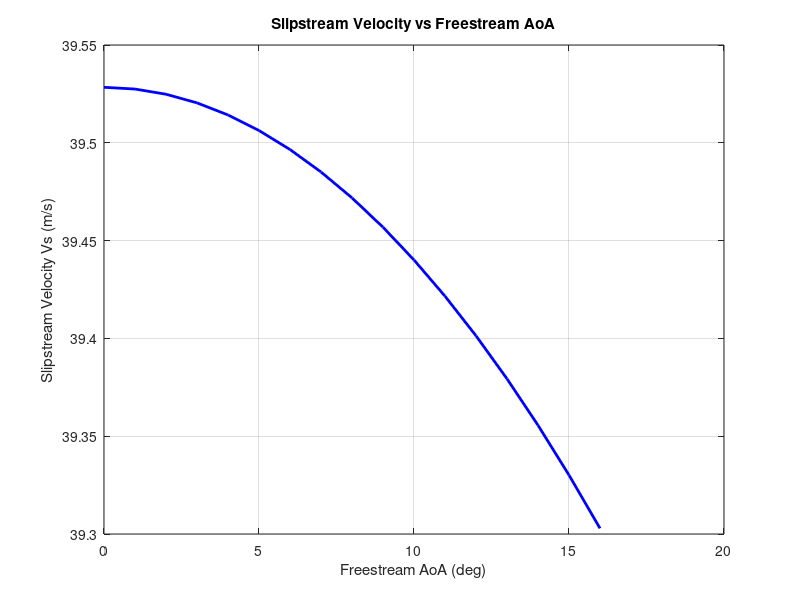

This figure's MATLAB source: (Note: this script raises an error after producing the figure.)
clc; clear;

% --- Inputs -----------------------------------------
Re_No = 500000;
rho = 1.225;         % Atomsphere Density (in kg/m^3)
nu = 1.7894e-05;     % Dynamic Viscosity (in N-s/m^2)
C = 0.225;             % Chord length (in  m)
B = 1.000;            % Span Length (in  m)
AR = B*B/ (B*C);     % Aspect Ratio
V_inf = (Re_No * nu)/(rho*C);   % Freestream velocity (m/s)
%%

%------- Propeller Details ----------------------------
RPM = 1000;
n = RPM / 60;             % Rev/s
prop_Dia= 0.510;         % in m
prop_Area = pi * (prop_Dia/2)^2;  % Propeller disk area (m^2)

% --- CT-J relation (Example, empirical or assumed) ---
CT0 = 0.1;                % Max thrust coefficient
k = 0.6;                  % Decay with advance ratio
J = V_inf / (n *prop_Dia);      % Advance ratio
CT = CT0 * (1 - k * J);   % Thrust coefficient (empirical)

% --- Calculate thrust from CT ---
%prop_thrust = -CT * rho * n^2 * prop_Dia^4;
prop_thrust = 25; % in N
Vi = sqrt(prop_thrust/(2*prop_Area*rho));  % Induced velocity by propeller (m/s)
phi = deg2rad(0);        % Propeller installation angle (rad)
%%

% Varying freestream angle of attack (in degrees)
alpha_inf_deg = 0:1:16;   % 0 to 16 degrees
alpha_inf = deg2rad(alpha_inf_deg);   % convert to radians

% --- Compute freestream components ---
u = V_inf * cos(alpha_inf);  % x-component
v = V_inf * sin(alpha_inf);  % y-component
w = zeros(size(alpha_inf));  % z-component (freestream)

% --- Slipstream properties ---
u_slip = u + Vi * cos(phi);
v_slip = v;
w_slip = w - Vi * sin(phi);

Vs = sqrt(u_slip.^2 + v.^2 + w_slip.^2);        % Slipstream velocity magnitude

alpha_s = atan2(w_slip, u_slip);                % Slipstream angle of attack (rad)
alpha_s_deg = rad2deg(alpha_s);                 % in degrees

beta_s = atan2(v_slip, sqrt(u_slip.^2 + w_slip.^2));
beta_s_deg = rad2deg(beta_s);
%%

% --- Plotting ---
figure;

%subplot(3,1,1);
plot(alpha_inf_deg, Vs, 'b', 'LineWidth', 2);
xlabel('Freestream AoA (deg)');
ylabel('Slipstream Velocity Vs (m/s)');
title('Slipstream Velocity vs Freestream AoA');
grid on;

% subplot(3,1,2);
% plot(alpha_inf_deg, alpha_s_deg, 'r', 'LineWidth', 2);
% xlabel('Freestream AoA (deg)');
% ylabel('Slipstream AoA α_s (deg)');
% title('Slipstream AoA vs Freestream AoA');
% grid on;
% 
% subplot(3,1,3);
% plot(alpha_inf_deg, u_slip, 'g', 'LineWidth', 2); hold on;
% plot(alpha_inf_deg, v_slip, 'm', 'LineWidth', 2);
% xlabel('Freestream AoA (deg)');
% ylabel('Velocity Components (m/s)');
% legend('u_{slip}', 'v_{slip}');
% title('Slipstream Velocity Components');
% grid on;
%%

% --- Tabulate sampled values ---
sample_idx = round(linspace(1, length(alpha_inf_deg), 10));  % 10 samples

% Freestream table
u_sample = u(sample_idx);
v_sample = v(sample_idx);
w_sample = w(sample_idx);

T_fs = table(alpha_inf_deg(sample_idx)', ...
             u_sample', v_sample', w_sample', ...
             'VariableNames', {'AoA_deg', 'u_fs', 'v_fs', 'w_fs'});

% Slipstream table
u_slip_sample = u_slip(sample_idx);
v_slip_sample = v_slip(sample_idx);
w_slip_sample = w_slip(sample_idx);
Vs_sample = Vs(sample_idx);
alpha_s_sample = alpha_s_deg(sample_idx);

T_slip = table(alpha_inf_deg(sample_idx)', ...
               u_slip_sample', v_slip_sample', w_slip_sample', ...
               Vs_sample', alpha_s_sample', ...
               'VariableNames', {'AoA_deg', 'u_slip', 'v_slip', 'w_slip', 'V_slip', 'alpha_s_deg'});

% --- Display tables ---
disp('--- Freestream Velocity Components ---');
disp(T_fs);

disp('--- Slipstream Velocity Components ---');
disp(T_slip);
%%
Vi0_avg = 0.5 * (1.59 * n * prop_Dia * sqrt(CT));  % m/s

% --- Step 2: Vi_avg(x) and Rs(x) ---
Vi_avg = @(x) Vi0_avg * (1 + (x / (prop_Dia/2))) ./ sqrt(1 + (x / (prop_Dia/2)).^2);
Rs = @(x) (prop_Dia/2) .* sqrt(Vi0_avg ./ Vi_avg(x));

% --- Step 3: Slipstream area (Eq. 17) ---
x_le = -0.105;  % leading edge to propeller plane
x_te = 0.225;   % trailing edge to propeller plane
Sslip = 2 * integral(Rs, x_le, x_te);  % slipstream area (m^2)
disp(Sslip)

%%
% --- Generate 3D slipstream tube surface ---
x_vals = linspace(x_le, x_te, 100);   % Axial positions from LE to TE
theta = linspace(0, 2*pi, 100);       % Angle around circumference

[X, THETA] = meshgrid(x_vals, theta);
R_vals = Rs(X(1,:));                  % Slipstream radius at each x

Y = R_vals .* cos(THETA);            % Y = R(x) * cos(θ)
Z = R_vals .* sin(THETA);            % Z = R(x) * sin(θ)

% Repeat X for matching dimensions
X = repmat(x_vals, length(theta), 1);

% --- Plot 3D Slipstream ---
figure;
surf(X, Y, Z, 'FaceAlpha', 0.7, 'EdgeColor', 'none');
xlabel('X (axial direction, m)');
ylabel('Y (spanwise)');
zlabel('Z (vertical)');
title('3D Slipstream Tube Behind Propeller');
axis equal;
grid on;
colormap turbo;